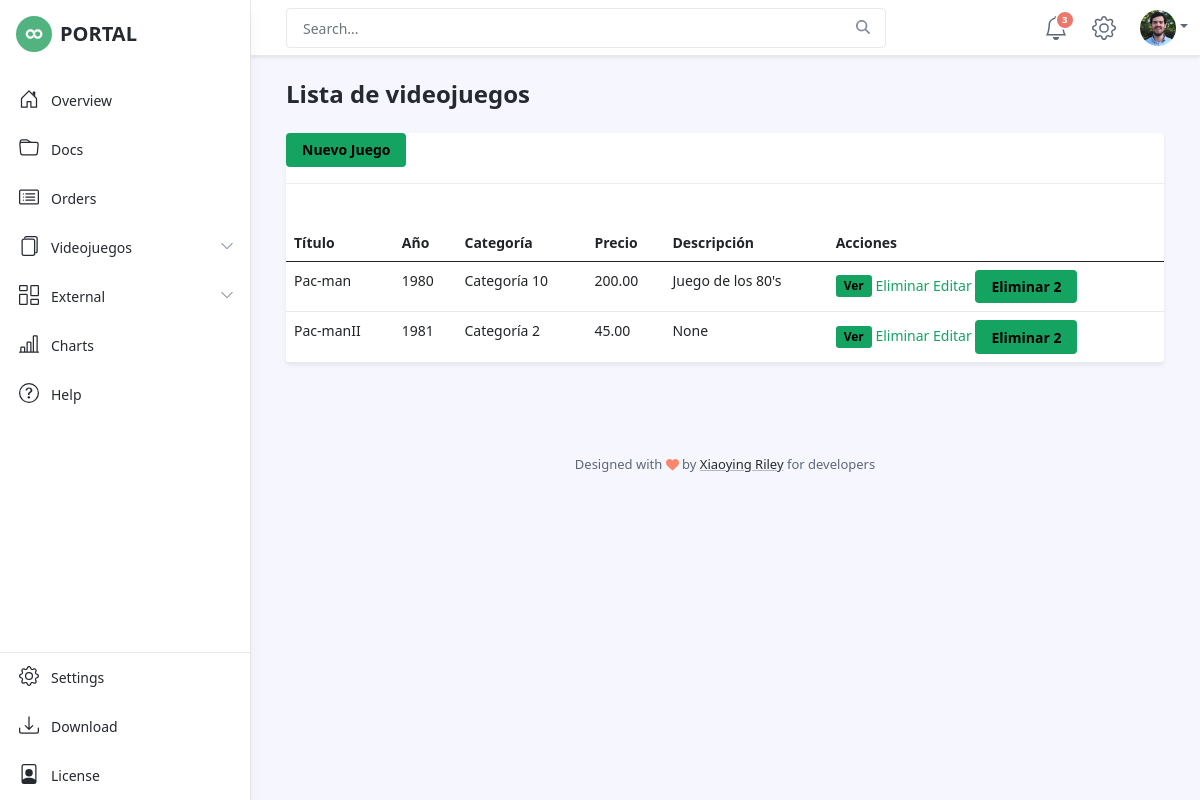
Before: /videojuegos/lista/ with the older database file.
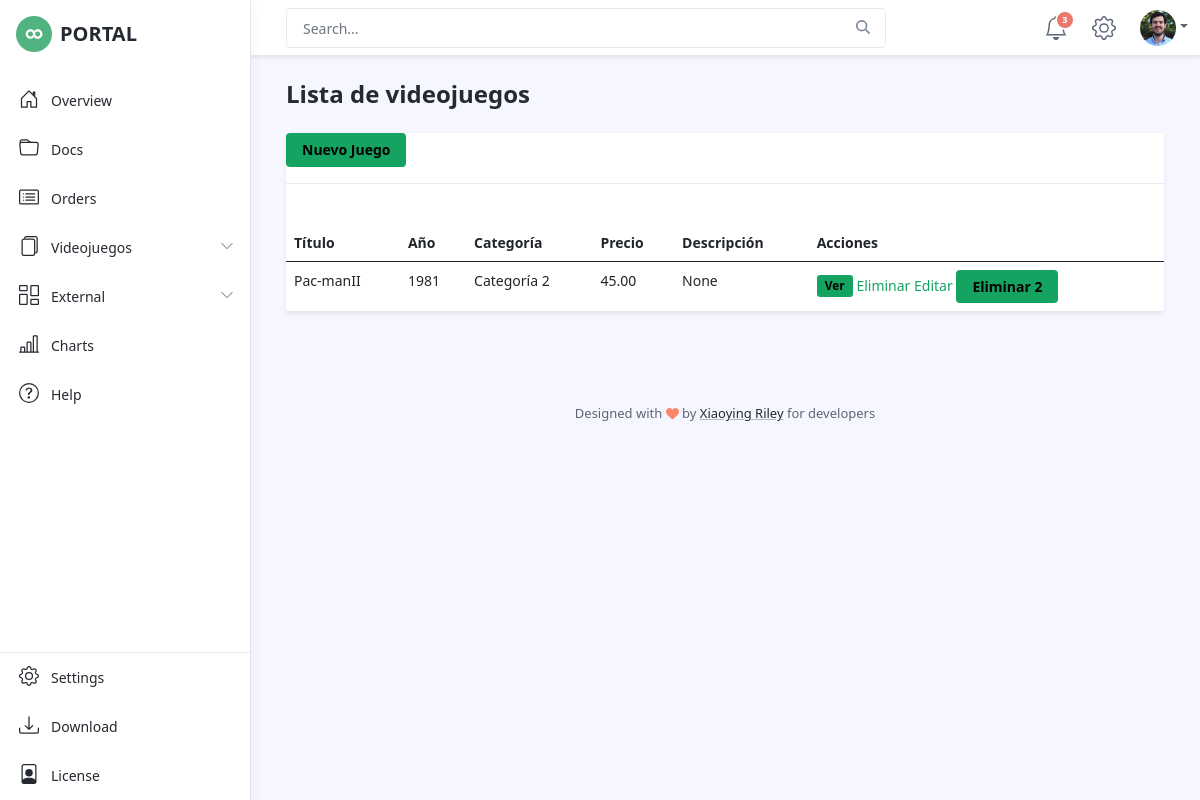
After: the same page with the newer database file.
### videojuego/models.py (models this page shows, shortened)
class Videojuego(models.Model):
    titulo = models.CharField('Título', max_length=50, unique=True)
    anio = models.IntegerField('Año')
    categoria = models.ForeignKey("videojuego.Categoria", verbose_name='Categoría', on_delete=models.CASCADE)
    precio = models.DecimalField(max_digits=6, decimal_places=2)
    descripcion = models.CharField('Descripción', max_length=250, null=True, blank=True)

class Categoria(models.Model):
    nombre = models.CharField(max_length=50)
    def __str__(self):
        return self.nombre

### videojuego/views.py (the view)
class VideojuegoList(ListView):
    model = Videojuego

### videojuego/templates/videojuego/videojuego_list.html (shortened to what this page needs)
{% extends 'base2.html' %}
{% load static %}
{% block contenido %}
<h1 class="app-page-title">Lista de videojuegos</h1>
<div class="app-card app-card-orders-table shadow-sm mb-5">
    <a href="{% url 'videojuego:nuevo' %}" class="btn btn-primary">Nuevo Juego</a>
    <hr>
    <br>
    <table class="table">
        <thead>
            <th>Título</th>
            <th>Año</th>
            <th>Categoría</th>
            <th>Precio</th>
            <th>Descripción</th>
            <th>Acciones</th>
        </thead>
        <tbody>
            {% for videojuego in object_list  %}
            <tr>
                <td>{{videojuego.titulo}}</td>
                <td>{{videojuego.anio}}</td>
                <td>{{videojuego.categoria}}</td>
                <td>{{videojuego.precio}}</td>
                <td>{{videojuego.descripcion}}</td>
                <td>
                    <a href="{% url 'videojuego:ver' videojuego.id %}" class="btn btn-primary btn-sm">Ver</a>
                    <a href="{% url 'videojuego:eliminar' videojuego.id %}">Eliminar</a>
                    <a href="{% url 'videojuego:editar' videojuego.id %}">Editar</a>
                    <button onclick="muestraModal('{% url 'videojuego:eliminar' videojuego.id %}')" type="button" class="btn btn-primary" data-toggle="modal" data-target="#exampleModal">
                        Eliminar 2
                    </button>
                </td>
            </tr>
            {% endfor %}
        </tbody>
    </table>
</div>
{% endblock contenido %}

Changed rows visible on the page:
removed Videojuego: titulo "Pac-man", anio "1980", categoria "Categoría 10", precio "200.00", descripcion "Juego de los 80's"
